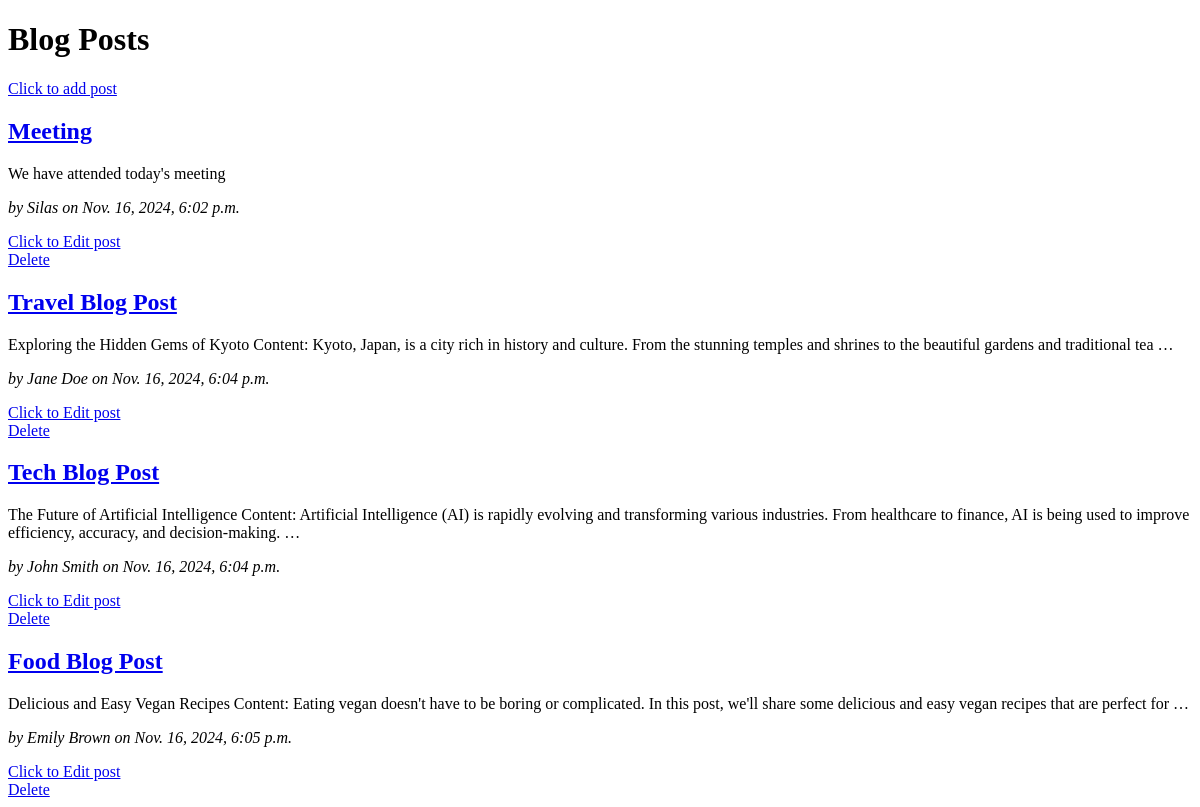
The page /posts/ on the database as committed earlier.
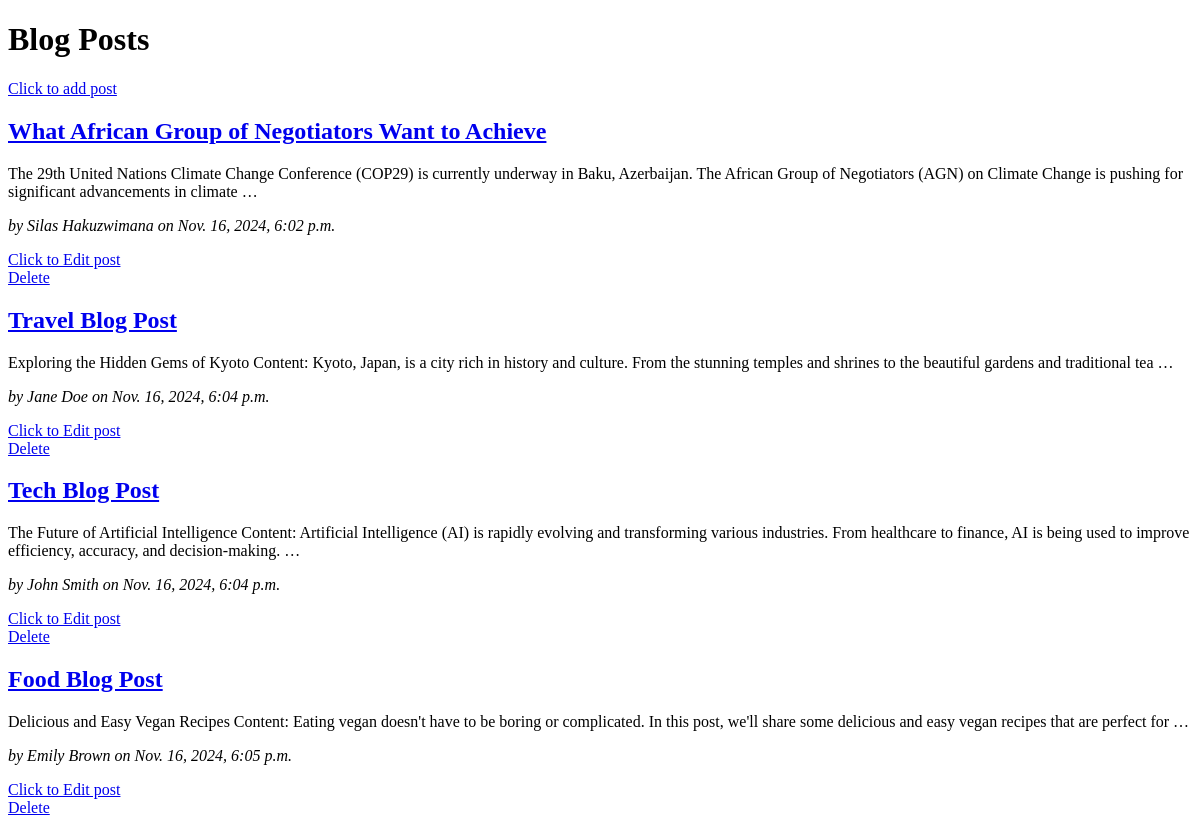
The same page on the database as committed later.
### blog/models.py (models this page shows, shortened)
class Post(models.Model):
    title = models.CharField(max_length=200)
    content = models.TextField()
    author = models.CharField(max_length=100)
    created_at = models.DateTimeField(auto_now_add=True)
    updated_at = models.DateTimeField(auto_now=True)

### blog/views.py (the view)
# urls.py: path('posts/', views.post_list, name='post_list'),
def post_list(request):
    posts = Post.objects.all()
    return render(request, 'blog/post_list.html', {'posts': posts})

### blog/templates/blog/post_list.html (shortened to what this page needs)
<!DOCTYPE html>
<html>
<head>
</head>
<body>
    <h1>Blog Posts</h1>
    <a href="{% url 'post_new' %}">Click to add post</a>
    {% for post in posts %}
        <div>
            <h2><a href="{% url 'post_detail' pk=post.pk %}">{{ post.title }}</a></h2>
            <p>{{ post.content|truncatewords:30 }}</p>
            <p><em>by {{ post.author }} on {{ post.created_at }}</em></p>
            <a href="{% url 'post_edit' pk=post.pk %}">Click to Edit post</a>
            <br>
            <a href="{% url 'post_delete' pk=post.pk %}">Delete</a>
        </div>
    {% endfor %}
</body>
</html>

Rows that differ between the two databases and show on the page:
changed Post: title "Meeting" → "What African Group of Negotiators Want to Achieve"; content "We have attended today's meeting" → "The 29th United Nations Climate Change Conference (COP29) is currently underway in Baku, Azerbaijan. The African Group of Negotiators (AGN) on Climate Change is pushing for significant advancements in climate …"; author "Silas" → "Silas Hakuzwimana"
